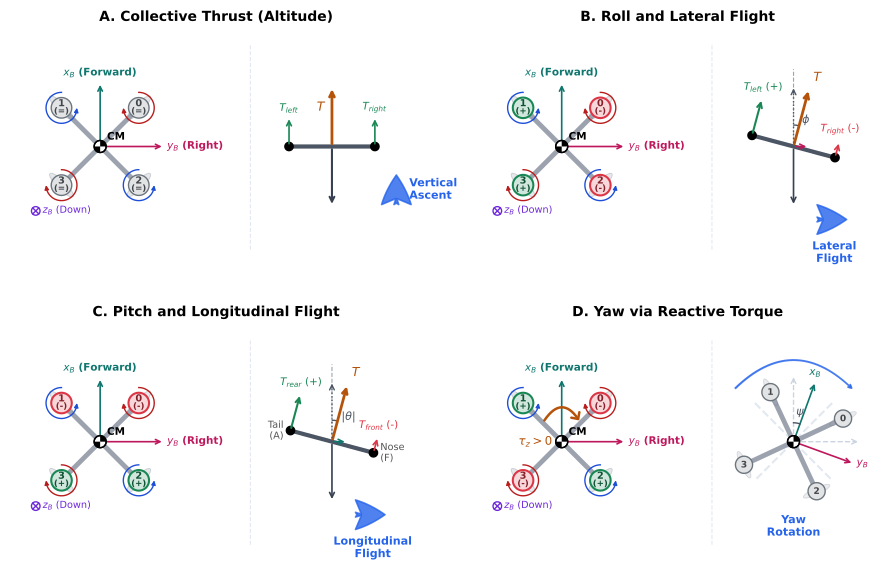

Generate this figure with Python:
import os
import numpy as np
import matplotlib.pyplot as plt
import matplotlib.patches as patches

# Configurar matplotlib para estilo académico limpio y premium
plt.rcParams.update({
    'font.family': 'sans-serif',
    'font.sans-serif': ['DejaVu Sans', 'Arial', 'Helvetica'],
    'font.size': 8.5,
    'axes.labelsize': 9.5,
    'axes.titlesize': 10.5,
    'xtick.labelsize': 8,
    'ytick.labelsize': 8,
    'legend.fontsize': 8
})

def draw_cm_symbol(ax, xc, yc, radius=0.08):
    """Dibuja el símbolo clásico de centro de masas (CM) en ingeniería."""
    bg_circle = patches.Circle((xc, yc), radius, facecolor='white', edgecolor='black', lw=1.0, zorder=4)
    ax.add_patch(bg_circle)
    w1 = patches.Wedge((xc, yc), radius, 0, 90, facecolor='black', zorder=5)
    w2 = patches.Wedge((xc, yc), radius, 180, 270, facecolor='black', zorder=5)
    ax.add_patch(w1)
    ax.add_patch(w2)
    border_circle = patches.Circle((xc, yc), radius, facecolor='none', edgecolor='black', lw=1.0, zorder=6)
    ax.add_patch(border_circle)

def draw_spin_arrow(ax, rx, ry, direction, radius=0.20, color='gray'):
    """Dibuja una flecha curva que indica el sentido de giro del rotor."""
    if direction == 'CW':
        angles = np.linspace(np.pi/2, -np.pi, 80)
    else:
        angles = np.linspace(np.pi/2, 2*np.pi, 80)
        
    x = rx + radius * np.cos(angles)
    y = ry + radius * np.sin(angles)
    ax.plot(x[:-5], y[:-5], color=color, linewidth=1.0, zorder=8)
    
    ax.annotate('', xy=(x[-1], y[-1]), xytext=(x[-6], y[-6]),
                arrowprops=dict(arrowstyle="-|>", color=color, lw=1.0, patchB=None, shrinkA=0, shrinkB=0, mutation_scale=6),
                zorder=9)

def draw_plant_view(ax, xc, yc, thrust_states, yaw_net_moment=0.0):
    """Dibuja la vista en planta del cuadricóptero centrada en (xc, yc)."""
    d = 0.45  # distancia de brazo en la figura
    
    rotors_pos = [
        (xc + d, yc + d),  # R0
        (xc - d, yc + d),  # R1
        (xc + d, yc - d),  # R2
        (xc - d, yc - d)   # R3
    ]
    
    rotors_dir = ['CW', 'CCW', 'CCW', 'CW']
    
    # 1. Dibujar brazos del chasis en X
    ax.plot([rotors_pos[1][0], rotors_pos[2][0]], [rotors_pos[1][1], rotors_pos[2][1]], 
            color='#9ca3af', linewidth=3.5, zorder=2)
    ax.plot([rotors_pos[0][0], rotors_pos[3][0]], [rotors_pos[0][1], rotors_pos[3][1]], 
            color='#9ca3af', linewidth=3.5, zorder=2)
    
    # 2. Ejes de cuerpo en el CM
    axis_len = 0.75
    ax.annotate('', xy=(xc, yc + axis_len), xytext=(xc, yc),
                arrowprops=dict(arrowstyle="->", color='#0f766e', lw=1.2, mutation_scale=8),
                zorder=3)
    ax.text(xc, yc + axis_len + 0.03, r"$x_B$ (Forward)", color='#0f766e', ha='center', va='bottom', fontsize=7.5, fontweight='bold')
    
    ax.annotate('', xy=(xc + axis_len, yc), xytext=(xc, yc),
                arrowprops=dict(arrowstyle="->", color='#be185d', lw=1.2, mutation_scale=8),
                zorder=3)
    ax.text(xc + axis_len + 0.03, yc, r"$y_B$ (Right)", color='#be185d', ha='left', va='center', fontsize=7.5, fontweight='bold')
    
    # Símbolo z_B
    zx, zy = xc - 0.75, yc - 0.75
    z_circle = patches.Circle((zx, zy), 0.05, facecolor='none', edgecolor='#6d28d9', lw=1.0, zorder=3)
    ax.add_patch(z_circle)
    ax.plot([zx - 0.035, zx + 0.035], [zy - 0.035, zy + 0.035], color='#6d28d9', lw=1.0, zorder=3)
    ax.plot([zx - 0.035, zx + 0.035], [zy + 0.035, zy - 0.035], color='#6d28d9', lw=1.0, zorder=3)
    ax.text(zx + 0.08, zy, r"$z_B$ (Down)", color='#6d28d9', ha='left', va='center', fontsize=7)
    
    # 3. Dibujar centro de masas (CM)
    draw_cm_symbol(ax, xc, yc, radius=0.07)
    ax.text(xc + 0.08, yc + 0.08, "CM", fontsize=7.5, fontweight='bold', zorder=7)
    
    # 4. Dibujar rotores
    for i, (rx, ry) in enumerate(rotors_pos):
        state = thrust_states[i]
        spin = rotors_dir[i]
        
        if state == '+':
            face = '#d1e7dd'   # verde suave
            edge = '#198754'   # verde fuerte
            text_color = '#0f5132'
            sign = '+'
            lw = 1.5
        elif state == '-':
            face = '#f8d7da'   # rojo suave
            edge = '#dc3545'   # rojo fuerte
            text_color = '#842029'
            sign = '-'
            lw = 1.5
        else:
            face = '#e2e3e5'   # gris suave
            edge = '#6c757d'   # gris fuerte
            text_color = '#41464b'
            sign = '='
            lw = 1.0
            
        rotor = patches.Circle((rx, ry), 0.12, facecolor=face, edgecolor=edge, lw=lw, zorder=6)
        ax.add_patch(rotor)
        
        propeller = patches.Ellipse((rx, ry), 0.38, 0.10, angle=45 if i%2==0 else -45,
                                    facecolor='#9ca3af', edgecolor='#4b5563', alpha=0.25, lw=0.6, zorder=5)
        ax.add_patch(propeller)
        
        ax.text(rx, ry + 0.05, str(i), ha='center', va='center', fontsize=7, color=text_color, fontweight='bold', zorder=7)
        ax.text(rx, ry - 0.04, f"({sign})", ha='center', va='center', fontsize=6.2, color=text_color, fontweight='bold', zorder=7)
        
        spin_color = '#b91c1c' if spin == 'CW' else '#1d4ed8'
        draw_spin_arrow(ax, rx, ry, spin, radius=0.18, color=spin_color)
        
    # 5. Momento neto en CM
    if yaw_net_moment > 0.0:
        arrow = patches.FancyArrowPatch((xc - 0.22, yc + 0.22), (xc + 0.22, yc + 0.22),
                                       connectionstyle="arc3,rad=-0.8",
                                       arrowstyle="->,head_width=3.5,head_length=3.5",
                                       color='#b45309', lw=1.8, zorder=10)
        ax.add_patch(arrow)
        ax.text(xc - 0.1, yc, r"$\tau_z > 0$", color='#b45309', ha='right', va='center', fontsize=8.5, fontweight='bold', zorder=10)
    elif yaw_net_moment < 0.0:
        arrow = patches.FancyArrowPatch((xc + 0.22, yc + 0.22), (xc - 0.22, yc + 0.22),
                                       connectionstyle="arc3,rad=0.8",
                                       arrowstyle="->,head_width=3.5,head_length=3.5",
                                       color='#b45309', lw=1.8, zorder=10)
        ax.add_patch(arrow)
        ax.text(xc - 0.3, yc, r"$\tau_z < 0$", color='#b45309', ha='right', va='center', fontsize=8.5, fontweight='bold', zorder=10)

def draw_rotated_drone_guiñada(ax, xc, yc, psi_deg=20):
    """Dibuja un esquema del dron rotado un ángulo psi para ilustrar el efecto de guiñada."""
    psi = np.radians(psi_deg)
    d = 0.45
    
    ax.plot([xc - d, xc + d], [yc + d, yc - d], color='#e2e8f0', linestyle='--', linewidth=1.5, zorder=1)
    ax.plot([xc + d, xc - d], [yc + d, yc - d], color='#e2e8f0', linestyle='--', linewidth=1.5, zorder=1)
    
    ax.plot([xc, xc], [yc, yc + 0.73], color='#cbd5e1', lw=1.0, linestyle='--', zorder=1)
    ax.annotate('', xy=(xc, yc + 0.75), xytext=(xc, yc + 0.71),
                arrowprops=dict(arrowstyle="->", color='#cbd5e1', lw=1.0, shrinkA=0, shrinkB=0), zorder=1)
    ax.plot([xc, xc + 0.73], [yc, yc], color='#cbd5e1', lw=1.0, linestyle='--', zorder=1)
    ax.annotate('', xy=(xc + 0.75, yc), xytext=(xc + 0.71, yc),
                arrowprops=dict(arrowstyle="->", color='#cbd5e1', lw=1.0, shrinkA=0, shrinkB=0), zorder=1)
    
    def rotate(x, y):
        xr = x * np.cos(psi) + y * np.sin(psi)
        yr = -x * np.sin(psi) + y * np.cos(psi)
        return xc + xr, yc + yr

    r0 = rotate(d, d)
    r1 = rotate(-d, d)
    r2 = rotate(d, -d)
    r3 = rotate(-d, -d)
    
    ax.plot([r1[0], r2[0]], [r1[1], r2[1]], color='#9ca3af', linewidth=3.5, zorder=2)
    ax.plot([r0[0], r3[0]], [r0[1], r3[1]], color='#9ca3af', linewidth=3.5, zorder=2)
    
    axis_len = 0.75
    x_pt = rotate(0, axis_len)
    ax.annotate('', xy=x_pt, xytext=(xc, yc),
                arrowprops=dict(arrowstyle="->", color='#0f766e', lw=1.2, mutation_scale=8), zorder=3)
    ax.text(x_pt[0], x_pt[1] + 0.03, r"$x_B$", color='#0f766e', ha='center', va='bottom', fontsize=7.5, fontweight='bold')
    
    y_pt = rotate(axis_len, 0)
    ax.annotate('', xy=y_pt, xytext=(xc, yc),
                arrowprops=dict(arrowstyle="->", color='#be185d', lw=1.2, mutation_scale=8), zorder=3)
    ax.text(y_pt[0] + 0.03, y_pt[1], r"$y_B$", color='#be185d', ha='left', va='center', fontsize=7.5, fontweight='bold')
    
    r_arc = 0.22
    arc_t = np.linspace(np.radians(90), np.radians(90 - psi_deg), 40)
    ax.plot(xc + r_arc * np.cos(arc_t), yc + r_arc * np.sin(arc_t), color='#4b5563', lw=1.0, zorder=4)
    
    ax.text(xc + 0.08, yc + 0.27, r"$\psi$", color='#4b5563', ha='center', va='bottom', fontsize=8)
    
    draw_cm_symbol(ax, xc, yc, radius=0.07)
    
    for i, (rx, ry) in enumerate([r0, r1, r2, r3]):
        rotor = patches.Circle((rx, ry), 0.10, facecolor='#e2e3e5', edgecolor='#6c757d', lw=1.0, zorder=6)
        ax.add_patch(rotor)
        propeller = patches.Ellipse((rx, ry), 0.34, 0.08, angle=45 - psi_deg if i%2==0 else -45 - psi_deg,
                                    facecolor='#9ca3af', edgecolor='#4b5563', alpha=0.20, lw=0.6, zorder=5)
        ax.add_patch(propeller)
        ax.text(rx, ry, str(i), ha='center', va='center', fontsize=6.5, color='#41464b', fontweight='bold', zorder=7)
        
    arrow = patches.FancyArrowPatch((xc - 0.7, yc + 0.6), (xc + 0.7, yc + 0.6),
                                   connectionstyle="arc3,rad=-0.5",
                                   arrowstyle="fancy,head_width=2.5,head_length=2.5",
                                   color='#2563eb', alpha=0.8, lw=1.2, zorder=10)
    ax.add_patch(arrow)
    
    ax.text(xc, yc - 0.85, "Yaw\nRotation", color='#2563eb', ha='center', va='top', fontsize=8, fontweight='bold')

def draw_lateral_view(ax, xc, yc, mode):
    """Dibuja el esquema lateral de fuerzas."""
    if mode == 'colectivo':
        y_val = yc
        ax.plot([xc - 0.5, xc + 0.5], [y_val, y_val], color='#4b5563', linewidth=3, zorder=2)
        ax.plot(xc - 0.5, y_val, 'o', color='black', markersize=6, zorder=3)
        ax.plot(xc + 0.5, y_val, 'o', color='black', markersize=6, zorder=3)
        
        # Fuerzas individuales
        ax.annotate('', xy=(xc - 0.5, y_val + 0.35), xytext=(xc - 0.5, y_val),
                    arrowprops=dict(arrowstyle="->", color='#198754', lw=1.2))
        ax.annotate('', xy=(xc + 0.5, y_val + 0.35), xytext=(xc + 0.5, y_val),
                    arrowprops=dict(arrowstyle="->", color='#198754', lw=1.2))
        ax.text(xc - 0.5, y_val + 0.38, r"$T_{left}$", ha='center', va='bottom', fontsize=7.5, color='#198754')
        ax.text(xc + 0.5, y_val + 0.38, r"$T_{right}$", ha='center', va='bottom', fontsize=7.5, color='#198754')
        
        # Fuerza neta en CM
        ax.annotate('', xy=(xc, y_val + 0.7), xytext=(xc, y_val),
                    arrowprops=dict(arrowstyle="->", color='#b45309', lw=2.0))
        ax.text(xc - 0.08, y_val + 0.45, r"$T$", color='#b45309', ha='right', va='center', fontsize=9, fontweight='bold')
        
        # Peso
        ax.annotate('', xy=(xc, y_val - 0.7), xytext=(xc, y_val),
                    arrowprops=dict(arrowstyle="->", color='#374151', lw=1.5))
                    
        # Flecha de desplazamiento vertical azul
        ax.annotate('', xy=(xc + 0.75, y_val - 0.3), xytext=(xc + 0.75, y_val - 0.7),
                    arrowprops=dict(arrowstyle="fancy,head_width=2.5,head_length=2.5", color='#2563eb', alpha=0.8, lw=1.2))
        ax.text(xc + 0.90, y_val - 0.5, "Vertical\nAscent", color='#2563eb', ha='left', va='center', fontsize=8, fontweight='bold')
        
    elif mode == 'alabeo':
        phi = 15 * np.pi / 180
        cos_p, sin_p = np.cos(phi), np.sin(phi)
        
        xl = xc - 0.5 * cos_p
        yl = yc + 0.5 * sin_p
        xr = xc + 0.5 * cos_p
        yr = yc - 0.5 * sin_p
        
        ax.plot([xl, xr], [yl, yr], color='#4b5563', linewidth=3, zorder=2)
        ax.plot(xl, yl, 'o', color='black', markersize=6, zorder=3)
        ax.plot(xr, yr, 'o', color='black', markersize=6, zorder=3)
        
        dx_f, dy_f = sin_p, cos_p
        
        ax.annotate('', xy=(xl + 0.45 * dx_f, yl + 0.45 * dy_f), xytext=(xl, yl),
                    arrowprops=dict(arrowstyle="->", color='#198754', lw=1.5))
        ax.annotate('', xy=(xr + 0.20 * dx_f, yr + 0.20 * dy_f), xytext=(xr, yr),
                    arrowprops=dict(arrowstyle="->", color='#dc3545', lw=1.2))
        ax.text(xl + 0.5 * dx_f, yl + 0.5 * dy_f, r"$T_{left}$ (+)", ha='center', va='bottom', fontsize=7.5, color='#198754')
        ax.text(xr + 0.25 * dx_f, yr + 0.25 * dy_f, r"$T_{right}$ (-)", ha='center', va='bottom', fontsize=7.5, color='#dc3545')
        
        ax.plot([xc, xc], [yc, yc + 0.9], color='#9ca3af', linestyle='--', linewidth=0.8, zorder=1)
        
        arc = patches.Arc((xc, yc), 0.5, 0.5, theta1=75, theta2=90, color='#4b5563', lw=1.0)
        ax.add_patch(arc)
        ax.text(xc + 0.1, yc + 0.3, r"$\phi$", color='#4b5563', ha='left', va='center', fontsize=8)
        
        tx, ty = xc + 0.7 * dx_f, yc + 0.7 * dy_f
        ax.annotate('', xy=(tx, ty), xytext=(xc, yc),
                    arrowprops=dict(arrowstyle="->", color='#b45309', lw=2.0))
        ax.text(tx + 0.05, ty + 0.05, r"$T$", color='#b45309', ha='left', va='bottom', fontsize=9, fontweight='bold')
        
        ax.plot([xc, xc], [yc, yc + 0.7 * cos_p - 0.02], color='#4b5563', lw=1.0, linestyle=':', zorder=3)
        ax.annotate('', xy=(xc, yc + 0.7 * cos_p), xytext=(xc, yc + 0.7 * cos_p - 0.05),
                    arrowprops=dict(arrowstyle="->", color='#4b5563', lw=1.0, shrinkA=0, shrinkB=0), zorder=3)
        
        ax.annotate('', xy=(xc + 0.7 * dx_f, yc), xytext=(xc, yc),
                    arrowprops=dict(arrowstyle="->", color='#be185d', lw=1.2))
        
        ax.annotate('', xy=(xc, yc - 0.7), xytext=(xc, yc),
                    arrowprops=dict(arrowstyle="->", color='#374151', lw=1.2))
        
        ax.annotate('', xy=(xc + 0.65, yc - 0.85), xytext=(xc + 0.3, yc - 0.85),
                    arrowprops=dict(arrowstyle="fancy,head_width=2.5,head_length=2.5", color='#2563eb', alpha=0.8, lw=1.2))
        ax.text(xc + 0.475, yc - 1.1, "Lateral\nFlight", color='#2563eb', ha='center', va='top', fontsize=8, fontweight='bold')
        
    elif mode == 'cabeceo':
        theta = -15 * np.pi / 180
        cos_t, sin_t = np.cos(theta), np.sin(theta)
        
        xr = xc - 0.5 * cos_t
        yr = yc - 0.5 * sin_t
        xf = xc + 0.5 * cos_t
        yf = yc + 0.5 * sin_t
        
        ax.plot([xr, xf], [yr, yf], color='#4b5563', linewidth=3, zorder=2)
        ax.plot(xr, yr, 'o', color='black', markersize=6, zorder=3)
        ax.plot(xf, yf, 'o', color='black', markersize=6, zorder=3)
        ax.text(xr - 0.08, yr, "Tail\n(A)", ha='right', va='center', fontsize=7, color='#555')
        ax.text(xf + 0.08, yf, "Nose\n(F)", ha='left', va='center', fontsize=7, color='#555')
        
        dx_f, dy_f = -sin_t, cos_t
        ax.annotate('', xy=(xr + 0.45 * dx_f, yr + 0.45 * dy_f), xytext=(xr, yr),
                    arrowprops=dict(arrowstyle="->", color='#198754', lw=1.5))
        ax.annotate('', xy=(xf + 0.20 * dx_f, yf + 0.20 * dy_f), xytext=(xf, yf),
                    arrowprops=dict(arrowstyle="->", color='#dc3545', lw=1.2))
        ax.text(xr + 0.5 * dx_f, yr + 0.5 * dy_f, r"$T_{rear}$ (+)", ha='center', va='bottom', fontsize=7.5, color='#198754')
        ax.text(xf + 0.25 * dx_f, yf + 0.25 * dy_f, r"$T_{front}$ (-)", ha='center', va='bottom', fontsize=7.5, color='#dc3545')
        
        ax.plot([xc, xc], [yc, yc + 0.9], color='#9ca3af', linestyle='--', linewidth=0.8, zorder=1)
        
        arc = patches.Arc((xc, yc), 0.5, 0.5, theta1=75, theta2=90, color='#4b5563', lw=1.0)
        ax.add_patch(arc)
        ax.text(xc + 0.11, yc + 0.28, r"$|\theta|$", color='#4b5563', ha='left', va='center', fontsize=8)
        
        tx, ty = xc + 0.7 * dx_f, yc + 0.7 * dy_f
        ax.annotate('', xy=(tx, ty), xytext=(xc, yc),
                    arrowprops=dict(arrowstyle="->", color='#b45309', lw=2.0))
        ax.text(tx + 0.05, ty + 0.05, r"$T$", color='#b45309', ha='left', va='bottom', fontsize=9, fontweight='bold')
        
        ax.plot([xc, xc], [yc, yc + 0.7 * cos_t - 0.02], color='#4b5563', lw=1.0, linestyle=':', zorder=3)
        ax.annotate('', xy=(xc, yc + 0.7 * cos_t), xytext=(xc, yc + 0.7 * cos_t - 0.05),
                    arrowprops=dict(arrowstyle="->", color='#4b5563', lw=1.0, shrinkA=0, shrinkB=0), zorder=3)
        
        ax.annotate('', xy=(xc + 0.7 * dx_f, yc), xytext=(xc, yc),
                    arrowprops=dict(arrowstyle="->", color='#0f766e', lw=1.2))
        
        ax.annotate('', xy=(xc, yc - 0.7), xytext=(xc, yc),
                    arrowprops=dict(arrowstyle="->", color='#374151', lw=1.2))
        
        ax.annotate('', xy=(xc + 0.65, yc - 0.85), xytext=(xc + 0.3, yc - 0.85),
                    arrowprops=dict(arrowstyle="fancy,head_width=2.5,head_length=2.5", color='#2563eb', alpha=0.8, lw=1.2))
        ax.text(xc + 0.475, yc - 1.1, "Longitudinal\nFlight", color='#2563eb', ha='center', va='top', fontsize=8, fontweight='bold')

def main():
    fig, axs = plt.subplots(2, 2, figsize=(9, 6), dpi=300)
    
    xc_p = -1.35
    xc_l = 1.35
    div_x = 0.4
    
    # Subplot 0,0: Collective Thrust
    ax = axs[0, 0]
    ax.set_aspect('equal')
    ax.axis('off')
    ax.set_title("A. Collective Thrust (Altitude)", fontsize=10, fontweight='bold', pad=10)
    
    draw_plant_view(ax, xc=xc_p, yc=0.0, thrust_states=['base', 'base', 'base', 'base'], yaw_net_moment=0.0)
    draw_lateral_view(ax, xc=xc_l, yc=0.0, mode='colectivo')
    
    ax.plot([div_x, div_x], [-1.2, 1.2], color='#e2e8f0', linestyle='--', linewidth=0.8)
    ax.set_xlim(-2.4, 2.4)
    ax.set_ylim(-1.3, 1.3)
    
    # Subplot 0,1: Roll and Lateral Flight
    ax = axs[0, 1]
    ax.set_aspect('equal')
    ax.axis('off')
    ax.set_title("B. Roll and Lateral Flight", fontsize=10, fontweight='bold', pad=10)
    
    draw_plant_view(ax, xc=xc_p, yc=0.0, thrust_states=['-', '+', '-', '+'], yaw_net_moment=0.0)
    draw_lateral_view(ax, xc=xc_l, yc=0.0, mode='alabeo')
    
    ax.plot([div_x, div_x], [-1.2, 1.2], color='#e2e8f0', linestyle='--', linewidth=0.8)
    ax.set_xlim(-2.4, 2.4)
    ax.set_ylim(-1.3, 1.3)
    
    # Subplot 1,0: Pitch and Longitudinal Flight
    ax = axs[1, 0]
    ax.set_aspect('equal')
    ax.axis('off')
    ax.set_title("C. Pitch and Longitudinal Flight", fontsize=10, fontweight='bold', pad=10)
    
    draw_plant_view(ax, xc=xc_p, yc=0.0, thrust_states=['-', '-', '+', '+'], yaw_net_moment=0.0)
    draw_lateral_view(ax, xc=xc_l, yc=0.0, mode='cabeceo')
    
    ax.plot([div_x, div_x], [-1.2, 1.2], color='#e2e8f0', linestyle='--', linewidth=0.8)
    ax.set_xlim(-2.4, 2.4)
    ax.set_ylim(-1.3, 1.3)
    
    # Subplot 1,1: Yaw
    ax = axs[1, 1]
    ax.set_aspect('equal')
    ax.axis('off')
    ax.set_title("D. Yaw via Reactive Torque", fontsize=10, fontweight='bold', pad=10)
    
    draw_plant_view(ax, xc=xc_p, yc=0.0, thrust_states=['-', '+', '+', '-'], yaw_net_moment=1.0)
    draw_rotated_drone_guiñada(ax, xc=xc_l, yc=0.0, psi_deg=20)
    
    ax.plot([div_x, div_x], [-1.2, 1.2], color='#e2e8f0', linestyle='--', linewidth=0.8)
    ax.set_xlim(-2.4, 2.4)
    ax.set_ylim(-1.3, 1.3)
    
    plt.tight_layout()
    plt.subplots_adjust(wspace=0.12, hspace=0.08)
    
    out_pdf = "TFG_Report/Figuras/diagramas/FIG-015.pdf"
    out_png = "TFG_Report/Figuras/diagramas/FIG-015.png"
    
    os.makedirs(os.path.dirname(out_pdf), exist_ok=True)
    
    plt.savefig(out_pdf, format='pdf', bbox_inches='tight')
    plt.savefig(out_png, format='png', bbox_inches='tight')
    plt.close()
    
    print(f"Figura FIG-015 guardada exitosamente en PDF y PNG:")
    print(f"  - PDF: {out_pdf}")
    print(f"  - PNG: {out_png}")

if __name__ == "__main__":
    main()
